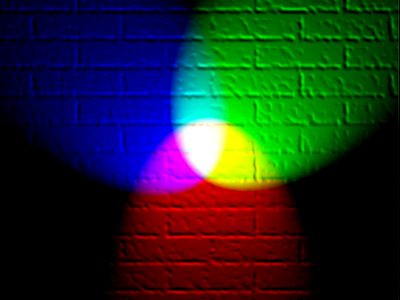
#> input picture 8 - İmge Olumsuz Uygulaması/rgb.jpg, 400 x 300 px
$ python uygulama-8.py
#> lines starting #> are read from the running program, lines starting #| are printed output that depends on the picture
#> further down, img is the input picture: shape (300, 400, 3); mean B, G, R 36.9, 41.6, 29.5
import cv2
import numpy as np

def donustur(img):
    boy = img.shape[0]
#> boy = 300
    en = img.shape[1]
#> en = 400
    olumsuz = np.zeros((boy,en,3))

    for i in range(en):
        for j in range(boy):
            olumsuz[j][i] = 255 - img[j][i]
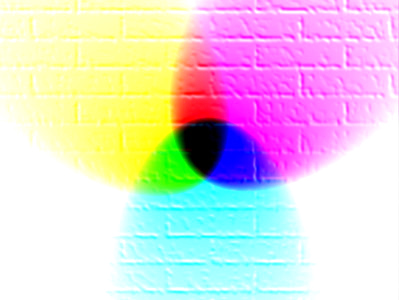
#> olumsuz: shape (300, 400, 3) float64; mean B, G, R 218.1, 213.4, 225.5
    return olumsuz


img = cv2.imread('rgb.jpg')
cv2.imshow('Resim',img)

olumsuz = donustur(img)

olumsuz = olumsuz.astype(np.uint8)
cv2.imshow('Olumsuz',olumsuz)

cv2.waitKey()
